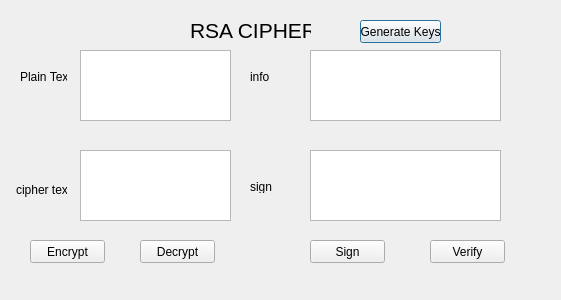
<?xml version="1.0" encoding="UTF-8"?>
<ui version="4.0">
 <class>Dialog</class>
 <widget class="QDialog" name="Dialog">
  <property name="geometry">
   <rect>
    <x>0</x>
    <y>0</y>
    <width>561</width>
    <height>300</height>
   </rect>
  </property>
  <property name="windowTitle">
   <string>Dialog</string>
  </property>
  <widget class="QLabel" name="label">
   <property name="geometry">
    <rect>
     <x>190</x>
     <y>10</y>
     <width>121</width>
     <height>41</height>
    </rect>
   </property>
   <property name="font">
    <font>
     <pointsize>16</pointsize>
    </font>
   </property>
   <property name="text">
    <string>RSA CIPHER</string>
   </property>
  </widget>
  <widget class="QLabel" name="label_2">
   <property name="geometry">
    <rect>
     <x>20</x>
     <y>70</y>
     <width>47</width>
     <height>13</height>
    </rect>
   </property>
   <property name="text">
    <string>Plain Text</string>
   </property>
  </widget>
  <widget class="QLabel" name="label_3">
   <property name="geometry">
    <rect>
     <x>16</x>
     <y>180</y>
     <width>51</width>
     <height>20</height>
    </rect>
   </property>
   <property name="text">
    <string>cipher text</string>
   </property>
  </widget>
  <widget class="QLabel" name="label_4">
   <property name="geometry">
    <rect>
     <x>250</x>
     <y>70</y>
     <width>47</width>
     <height>13</height>
    </rect>
   </property>
   <property name="text">
    <string>info</string>
   </property>
  </widget>
  <widget class="QLabel" name="label_5">
   <property name="geometry">
    <rect>
     <x>250</x>
     <y>180</y>
     <width>47</width>
     <height>13</height>
    </rect>
   </property>
   <property name="text">
    <string>sign</string>
   </property>
  </widget>
  <widget class="QPushButton" name="btn_gen_keys">
   <property name="geometry">
    <rect>
     <x>360</x>
     <y>20</y>
     <width>81</width>
     <height>23</height>
    </rect>
   </property>
   <property name="text">
    <string>Generate Keys</string>
   </property>
  </widget>
  <widget class="QPushButton" name="btn_sign">
   <property name="geometry">
    <rect>
     <x>310</x>
     <y>240</y>
     <width>75</width>
     <height>23</height>
    </rect>
   </property>
   <property name="text">
    <string>Sign</string>
   </property>
  </widget>
  <widget class="QPushButton" name="btn_verify">
   <property name="geometry">
    <rect>
     <x>430</x>
     <y>240</y>
     <width>75</width>
     <height>23</height>
    </rect>
   </property>
   <property name="text">
    <string>Verify</string>
   </property>
  </widget>
  <widget class="QPushButton" name="btn_encrypt">
   <property name="geometry">
    <rect>
     <x>30</x>
     <y>240</y>
     <width>75</width>
     <height>23</height>
    </rect>
   </property>
   <property name="text">
    <string>Encrypt</string>
   </property>
  </widget>
  <widget class="QPushButton" name="btn_decrypt">
   <property name="geometry">
    <rect>
     <x>140</x>
     <y>240</y>
     <width>75</width>
     <height>23</height>
    </rect>
   </property>
   <property name="text">
    <string>Decrypt</string>
   </property>
  </widget>
  <widget class="QTextEdit" name="txt_plain_text">
   <property name="geometry">
    <rect>
     <x>80</x>
     <y>50</y>
     <width>151</width>
     <height>71</height>
    </rect>
   </property>
  </widget>
  <widget class="QTextEdit" name="txt_info">
   <property name="geometry">
    <rect>
     <x>310</x>
     <y>50</y>
     <width>191</width>
     <height>71</height>
    </rect>
   </property>
  </widget>
  <widget class="QTextEdit" name="txt_cipher_text">
   <property name="geometry">
    <rect>
     <x>80</x>
     <y>150</y>
     <width>151</width>
     <height>71</height>
    </rect>
   </property>
  </widget>
  <widget class="QTextEdit" name="txt_sign">
   <property name="geometry">
    <rect>
     <x>310</x>
     <y>150</y>
     <width>191</width>
     <height>71</height>
    </rect>
   </property>
  </widget>
 </widget>
 <resources/>
 <connections/>
</ui>
